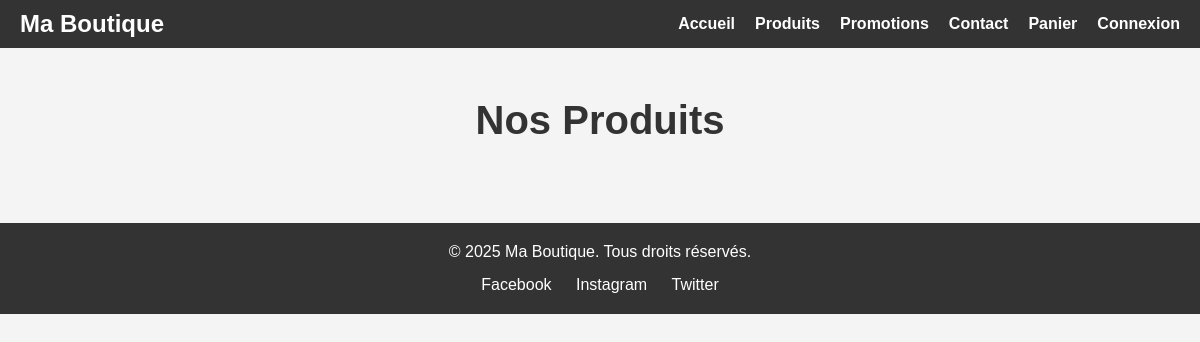
The page /products on the database as committed earlier.
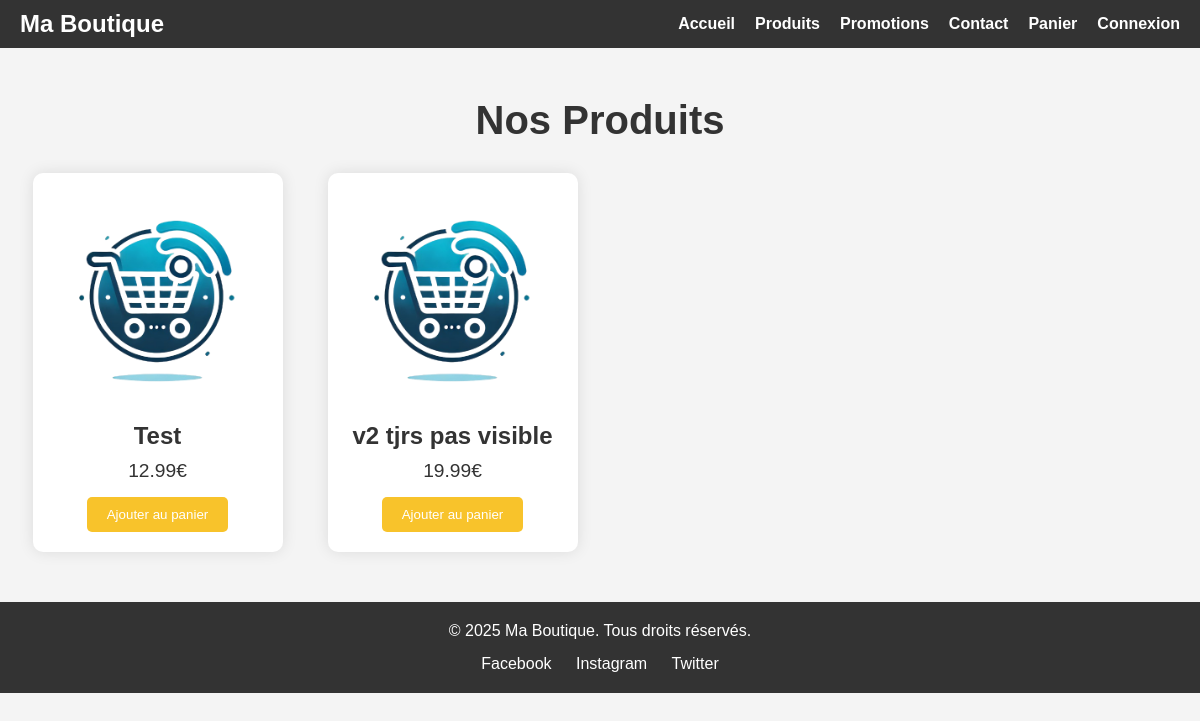
The same page on the database as committed later.
### classDB.py (models this page shows, shortened)
class Product(db.Model):
    id = db.Column(db.Integer, primary_key=True)
    nom = db.Column(db.String, nullable=False)
    description = db.Column(db.String, nullable=False)
    prix = db.Column(db.Float, nullable=False)
    quantite = db.Column(db.Integer, nullable=False)
    image = db.Column(db.String, nullable=False)
    remise = db.Column(db.Float, nullable=False, default=0)
    orders = db.relationship('OrderItem', back_populates='product', cascade="all, delete-orphan")
    reviews = db.relationship('Reviews', back_populates='product', cascade="all, delete-orphan")
    cart = db.relationship('Cart', back_populates='product', cascade="all, delete-orphan")

### main.py (the view, shortened to what this page needs)
@app.route('/products', methods=['GET', 'POST', 'PUT', 'DELETE']) # Fais 💚
def get_product():
    if request.method == 'POST' and request.form.get('_method') == 'PUT': # (PUT)
        product = db.session.query(Product).filter_by(nom=request.form['name']).first()
        if product:
            product.nom = request.form['item_name'] if request.form['item_name'] != "" else product.nom
            product.description = request.form['item_description'] if request.form['item_description'] != "" else product.description
            product.prix = request.form['item_price'] if request.form['item_price'] != "" else product.prix
            product.quantite = request.form['item_quantity'] if request.form['item_quantity'] != "" else product.quantite
            product.image = request.form['item_image'] if request.form['item_image'] != "" else product.image
            product.remise = request.form['item_discount'] if request.form['item_discount'] != "" else product.remise
            db.session.commit()
            flash(f'Produit {product.nom} modifié avec succès', 'sucess')
            return redirect(url_for('get_product'))
        flash("Erreur dans le modification du produit", 'error')
    elif request.method == 'GET':
        products = Product.query.all()
        return render_template('product.html', products=products)
    return render_template('product.html', products=products)

### templates/product.html (shortened to what this page needs)
<!DOCTYPE html>
<html lang="fr">
<head>
    <link rel="stylesheet" href="../static/css/index.css">
    <link rel="stylesheet" href="../static/css/product.css">
</head>
<body>
    <header>
        <nav>
            <div class="logo">
                <h1>Ma Boutique</h1>
            </div>
            <ul class="nav-links">
                <li><a href="/home">Accueil</a></li>
                <li><a href="/products">Produits</a></li>
                <li><a href="#">Promotions</a></li>
                <li><a href="#">Contact</a></li>
                <li><a href="#">Panier</a></li>
                {% if current_user.is_authenticated %}
                    <li><a href="/logout">Déconnexion</a></li>
                {% else %}
                    <li><a href="/login">Connexion</a></li>
                {% endif %}
            </ul>
        </nav>
    </header>
    <section class="products">
        <h2>Nos Produits</h2>
        <div class="product-grid">
            {% for product in products %}
                <div class="product-item">
                    <a href="/product/{{ product.id }}" class="skip-link">
                        <img src="../static/img/{{ product.image }}" alt="{{ product.nom }}">
                        <h3>{{ product.nom }}</h3>
                        <p>{{ product.prix }}</p>
                        <button>Ajouter au panier</button>
                    </a>
                </div>
            {% endfor %}
        </div>
    </section>
    <footer>
        <div class="footer-content">
            <p>&copy; 2025 Ma Boutique. Tous droits réservés.</p>
            <div class="social-links">
                <a href="#">Facebook</a>
                <a href="#">Instagram</a>
                <a href="#">Twitter</a>
            </div>
        </div>
    </footer>
</body>
</html>

### static/css/index.css (style rules this page uses)
* { margin: 0; padding: 0; box-sizing: border-box; font-family: Arial, sans-serif; }
body { background-color: #f4f4f4; color: #333; }
header { background-color: #333; padding: 10px 0; }
nav { display: flex; justify-content: space-between; align-items: center; padding: 0 20px; }
nav .logo h1 { color: #fff; }
nav .nav-links { list-style-type: none; display: flex; }
nav .nav-links li { margin-left: 20px; }
nav .nav-links a { color: #fff; text-decoration: none; font-weight: bold; }
.products { padding: 50px 20px; text-align: center; }
.products h2 { font-size: 2.5rem; margin-bottom: 30px; }
.product-grid { display: grid; grid-template-columns: repeat(auto-fill, minmax(250px, 1fr)); gap: 20px; justify-items: center; }
.product-item { background-color: #fff; padding: 20px; border-radius: 10px; box-shadow: 0 0 15px rgba(0, 0, 0, 0.1); text-align: center; width: 250px; }
.product-item img { width: 100%; border-radius: 10px; margin-bottom: 15px; }
.product-item h3 { font-size: 1.5rem; margin-bottom: 10px; }
.product-item p { font-size: 1.2rem; margin-bottom: 15px; }
.product-item button { padding: 10px 20px; background-color: #f8c32b; color: #fff; border: none; cursor: pointer; border-radius: 5px; }
footer { background-color: #333; color: #fff; padding: 20px; text-align: center; }
footer .social-links { margin-top: 15px; }
footer .social-links a { color: #fff; margin: 0 10px; text-decoration: none; }
.skip-link { text-decoration: none; color: #333; }

### static/css/product.css (style rules this page uses)
* { margin: 0; padding: 0; box-sizing: border-box; font-family: Arial, sans-serif; }
body { background-color: #f4f4f4; color: #333; }
header { background-color: #333; padding: 10px 0; }
nav { display: flex; justify-content: space-between; align-items: center; padding: 0 20px; }
nav .logo h1 { color: #fff; }
nav .nav-links { list-style-type: none; display: flex; }
nav .nav-links li { margin-left: 20px; }
nav .nav-links a { color: #fff; text-decoration: none; font-weight: bold; }
.products { padding: 50px 20px; text-align: center; }
.products h2 { font-size: 2.5rem; margin-bottom: 30px; }
.product-grid { display: grid; grid-template-columns: repeat(auto-fill, minmax(250px, 1fr)); gap: 20px; justify-items: center; }
.product-item { background-color: #fff; padding: 20px; border-radius: 10px; box-shadow: 0 0 15px rgba(0, 0, 0, 0.1); text-align: center; width: 250px; }
.product-item img { width: 100%; border-radius: 10px; margin-bottom: 15px; }
.product-item h3 { font-size: 1.5rem; margin-bottom: 10px; }
.product-item p { font-size: 1.2rem; margin-bottom: 15px; }
.product-item button { padding: 10px 20px; background-color: #f8c32b; color: #fff; border: none; cursor: pointer; border-radius: 5px; }
footer { background-color: #333; color: #fff; padding: 20px; text-align: center; }
footer .social-links { margin-top: 15px; }
footer .social-links a { color: #fff; margin: 0 10px; text-decoration: none; }

Rows that differ between the two databases and show on the page:
added Product: image (picture), nom "Test", prix "12.99€"
added Product: image (picture), nom "v2 tjrs pas visible", prix "19.99€"
